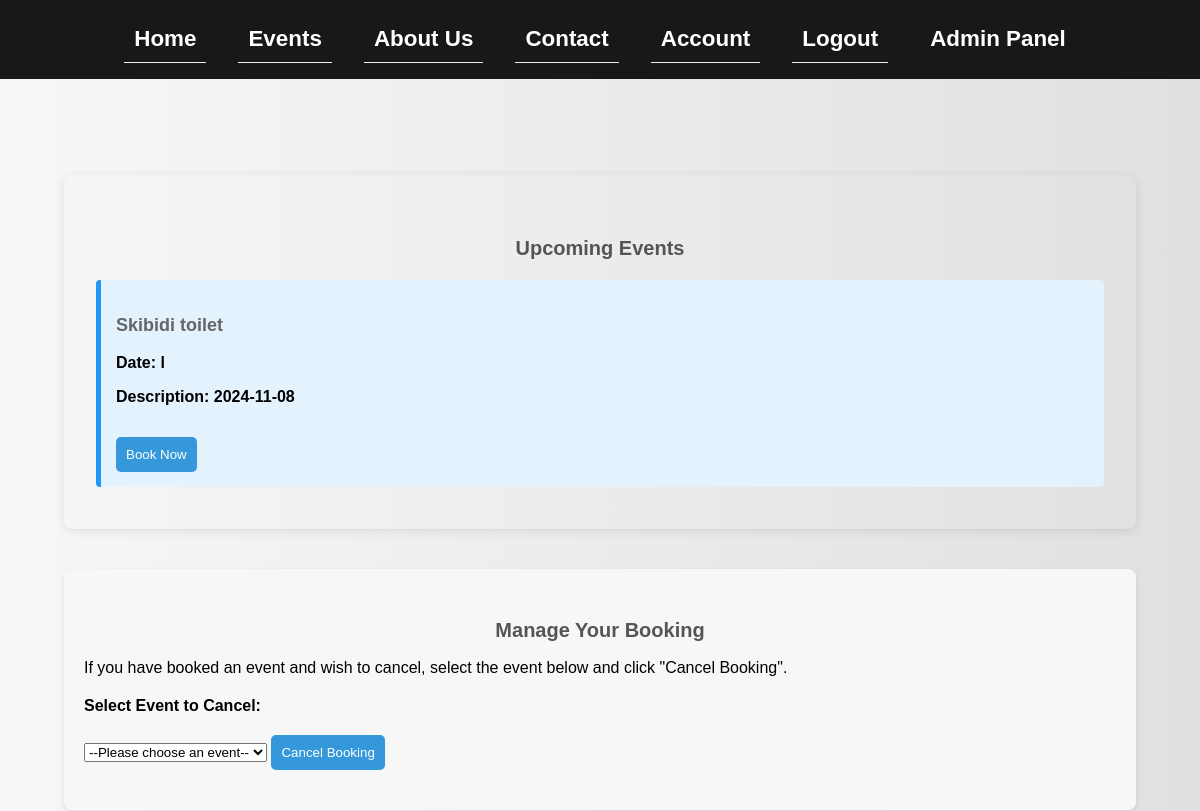
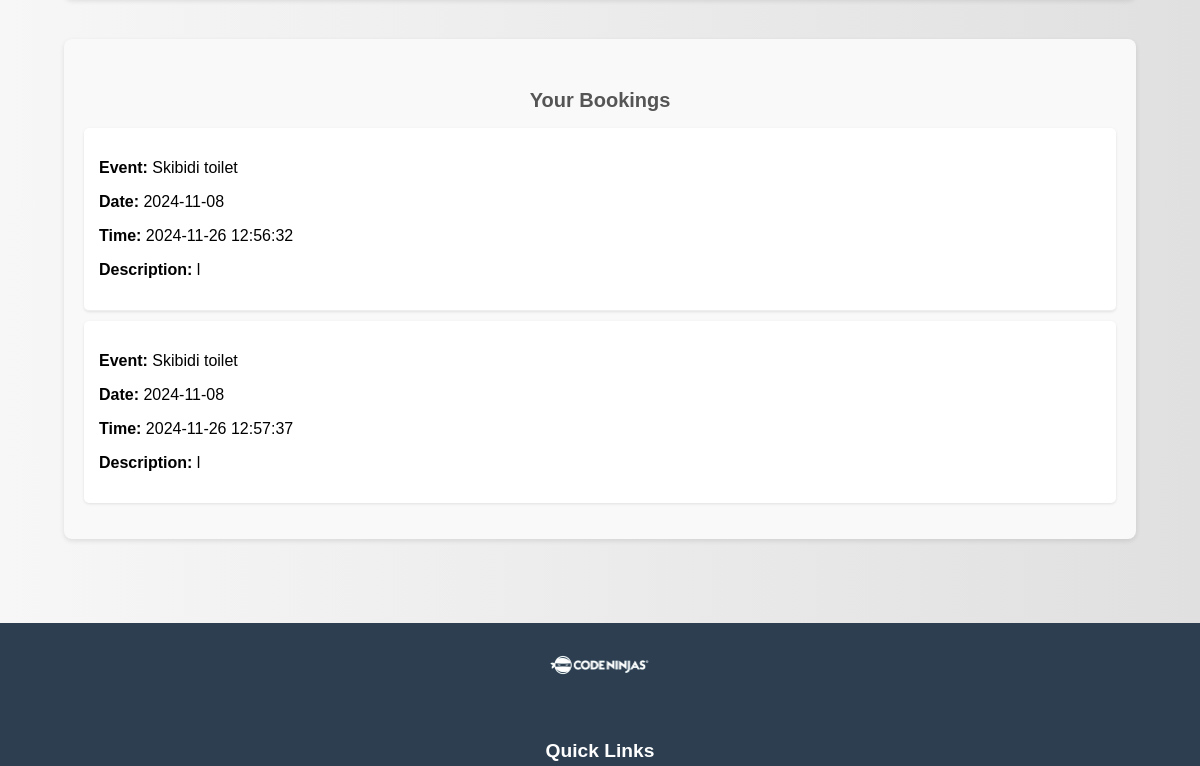
Before: /events (signed in, upper part) with the older database file (2 pictures, top to bottom).
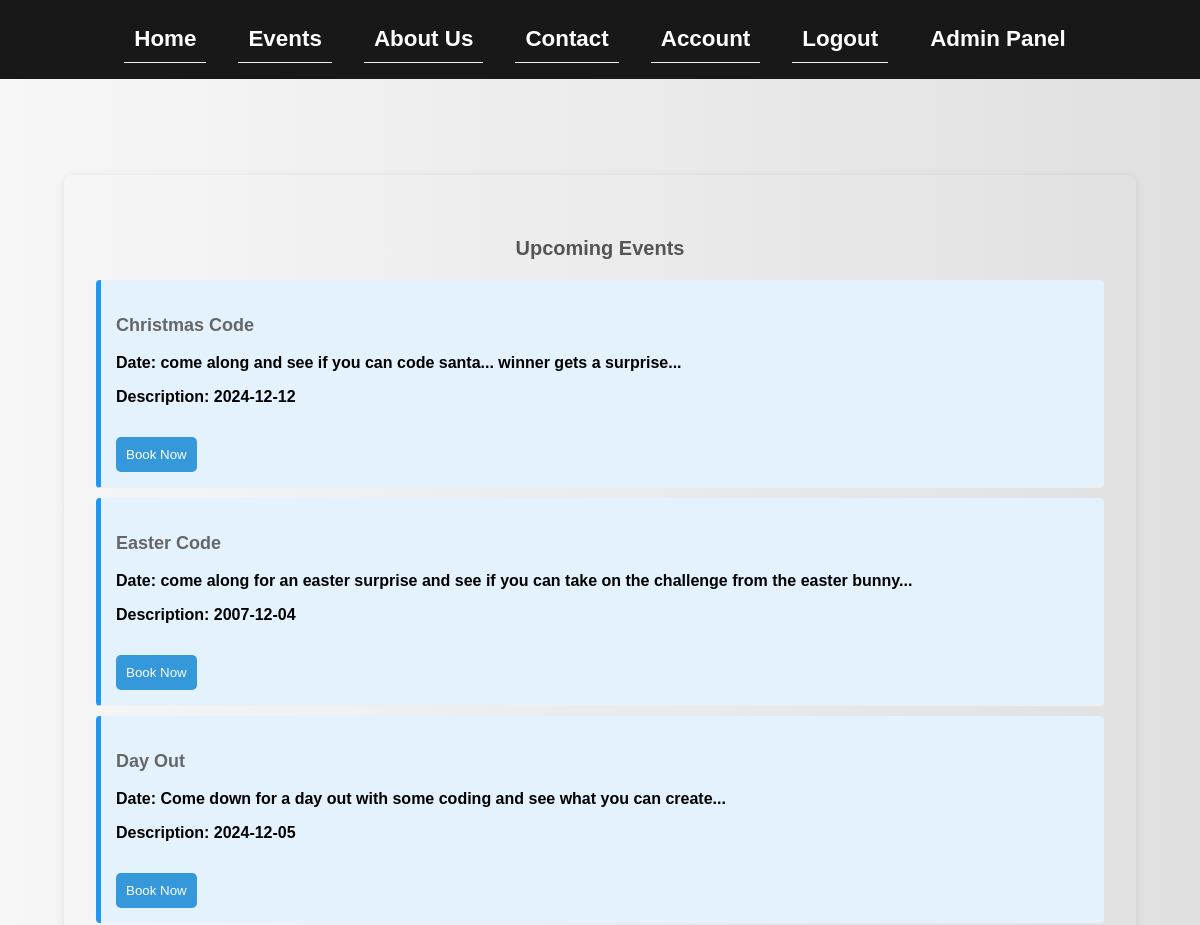
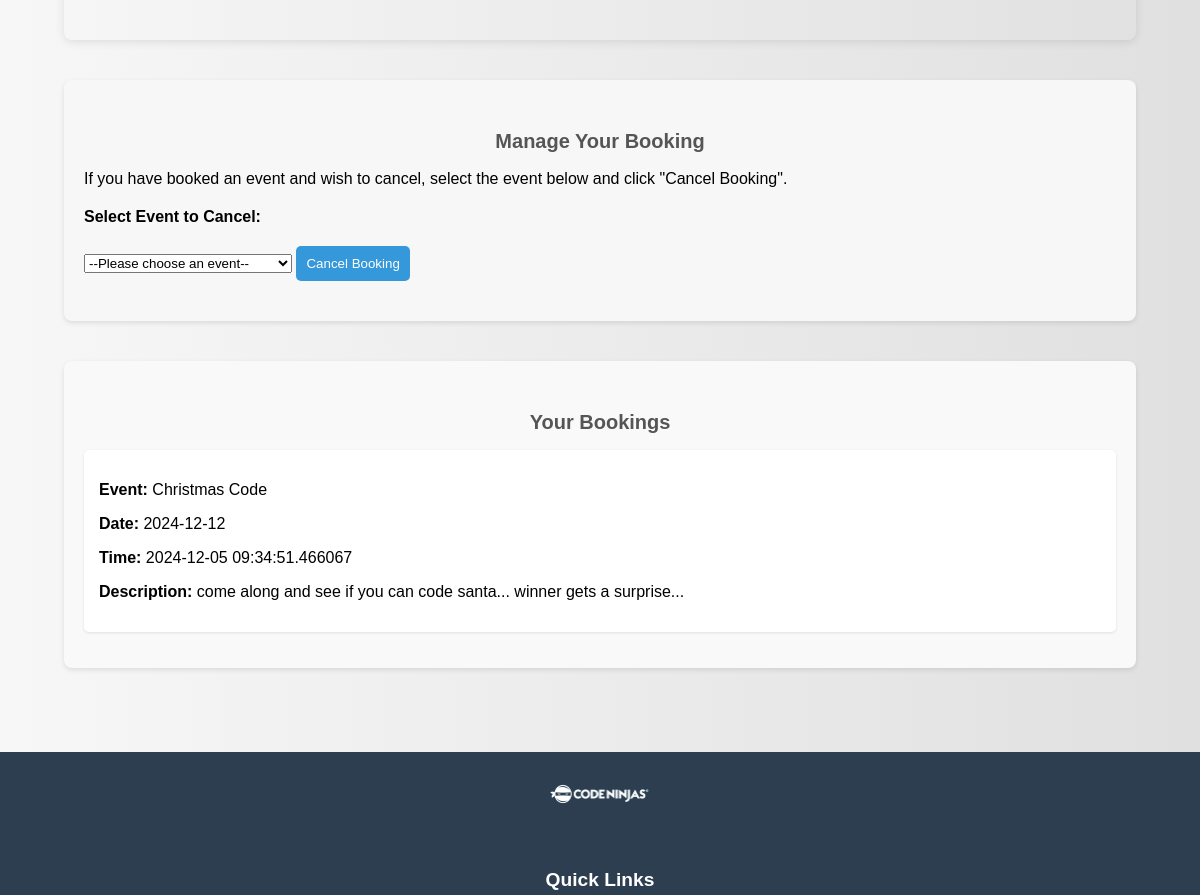
After: the same page with the newer database file (2 pictures, top to bottom).
### tables this page shows
CREATE TABLE events (
    eventID INTEGER PRIMARY KEY AUTOINCREMENT,
    name TEXT NOT NULL,
    description TEXT,
    date TIMESTAMP NOT NULL,
    location TEXT,
    classID TEXT NOT NULL,
    created_at TIMESTAMP
);

CREATE TABLE bookings (
    bookingID INTEGER PRIMARY KEY AUTOINCREMENT,
    userID INTEGER NOT NULL,
    eventID INTEGER NOT NULL,
    booking_date TEXT NOT NULL,
    FOREIGN KEY (userID) REFERENCES users(userID),
    FOREIGN KEY (eventID) REFERENCES events(eventID)
);

### main.py (the view, shortened to what this page needs)
@app.route('/events', methods=['GET', 'POST'])
def events():
    user_bookings = []  # Initialize user_bookings
    events = []  # Initialize events list
    error = None  # Initialize error variable
    with sqlite3.connect("dojo.db") as con:
        cur = con.cursor()
        cur.execute("SELECT * FROM events")
        events = cur.fetchall()  # Fetch all upcoming events
    if 'email' in session:
        email = session['email']
        try:
            with sqlite3.connect("dojo.db") as con:
                cur = con.cursor()
                cur.execute("""
                    SELECT e.name, e.date, b.booking_date, e.description, e.classID, e.eventID
                    FROM bookings b
                    JOIN events e ON b.eventID = e.eventID
                    WHERE b.userID = (SELECT userID FROM users WHERE email = ?)
                """, (email,))
                user_bookings = cur.fetchall()  # Get user bookings
        except sqlite3.Error as e:
            error = f"Database error: {e}"
    return render_template('events.html', title="Events", events=events, user_bookings=user_bookings, error=error)

### main.py (called while the page is built)
@app.context_processor
def inject_username():
    return dict(email=session.get('email'))

### templates/events.html (shortened to what this page needs)
{% extends "main.html" %}
{% block content %}
    <main>
        <section class="upcoming-events">
            <h2>Upcoming Events</h2>
            {% if events %}
                <ul>
                    {% for event in events %}
                        <li class="event-item">
                            <h3>{{ event[1] }}</h3>
                            <p><strong>Date:</strong> {{ event[2] }}</p>
                            <p><strong>Description:</strong> {{ event[3] }}</p>
                            <form method="post" action="/events">
                                <button type="submit" class="book-button">Book Now</button>
                            </form>
                        </li>
                    {% endfor %}
                </ul>
            {% else %}
                <p>No upcoming events available.</p>
            {% endif %}
        </section>
        <section class="manage-booking">
            <h2>Manage Your Booking</h2>
            <p>If you have booked an event and wish to cancel, select the event below and click "Cancel Booking".</p>
            <form id="cancel-booking-form" method="post" action="/cancel-booking">
                <label for="cancel-event">Select Event to Cancel:</label>
                <select id="cancel-event" name="cancel-event" required>
                    <option value="">--Please choose an event--</option>
                </select>
                <button type="submit" class="book-button">Cancel Booking</button>
            </form>
        </section>
        <section class="user-bookings">
            <h2>Your Bookings</h2>
            {% if user_bookings %}
                <ul>
                    {% for booking in user_bookings %}
                        <li class="booking-item">
                            <p><strong>Event:</strong> {{ booking[0] }}</p>
                            <p><strong>Date:</strong> {{ booking[1] }}</p>
                            <p><strong>Time:</strong> {{ booking[2] }}</p>
                            <p><strong>Description:</strong> {{ booking[3] }}</p>
                        </li>
                    {% endfor %}
                </ul>
            {% else %}
                <p>You have no bookings.</p>
            {% endif %}
        </section>
    </main>
{% endblock %}

Changed rows visible on the page:
removed events: name "Skibidi toilet", description "l", date "2024-11-08"
no longer on this page (row unchanged): bookings: name "Skibidi toilet", date "2024-11-08", booking_date "2024-11-26 12:56:32", description "l"
no longer on this page (row unchanged): bookings: name "Skibidi toilet", date "2024-11-08", booking_date "2024-11-26 12:57:37", description "l"
added events: name "Christmas Code", description "come along and see if you can code santa... winner gets a surprise...", date "2024-12-12"
added events: name "Easter Code", description "come along for an easter surprise and see if you can take on the challenge from the easter bunny...", date "2007-12-04"
added events: name "Day Out", description "Come down for a day out with some coding and see what you can create...", date "2024-12-05"
added bookings: name "Christmas Code", date "2024-12-12", booking_date "2024-12-05 09:34:51.466067", description "come along and see if you can code santa... winner gets a surprise..."
